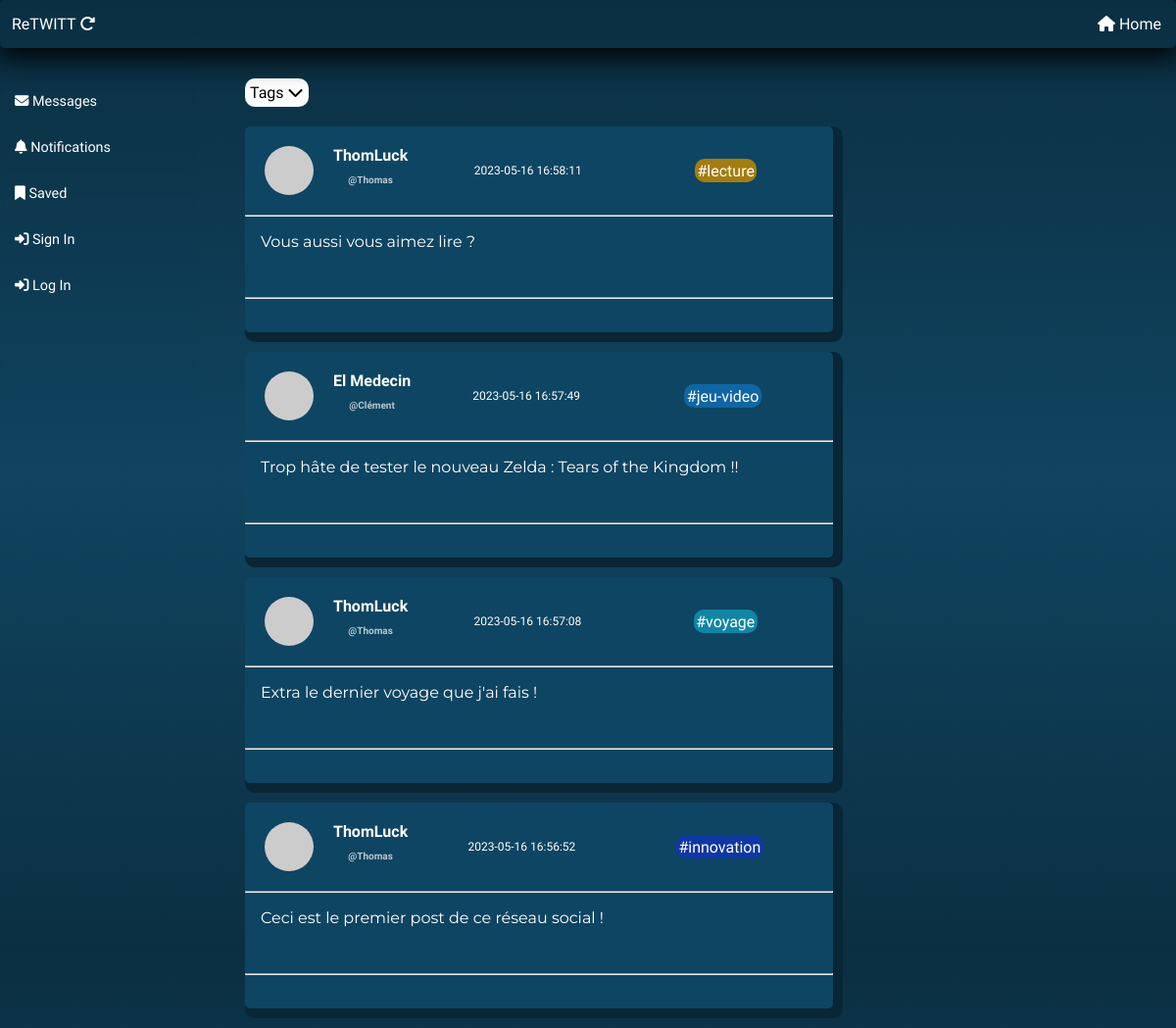
The page /search.php on the database as committed earlier.
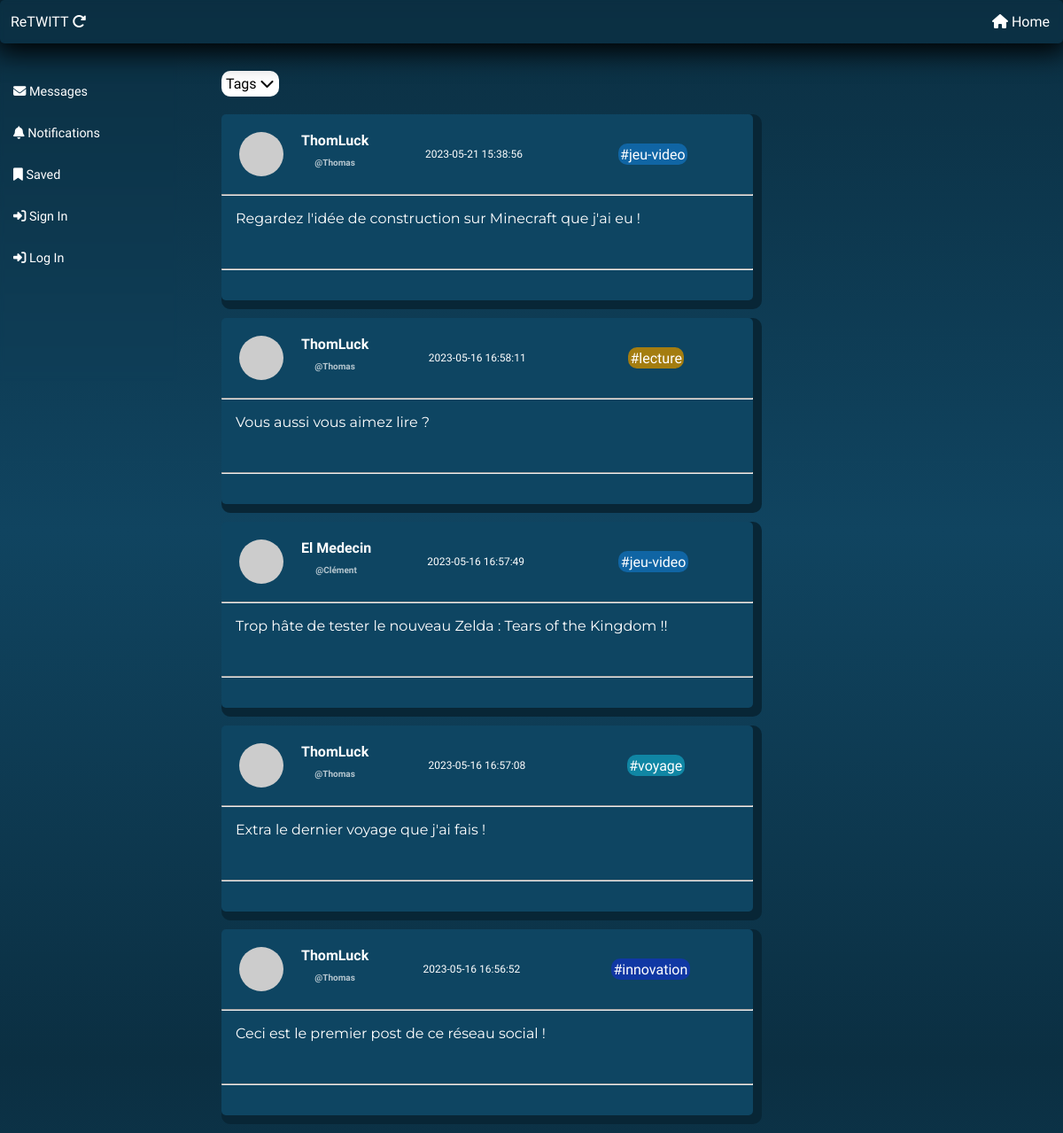
The same page on the database as committed later.
### tables this page shows
CREATE TABLE `twitts` (
  `id` int NOT NULL,
  `content` text NOT NULL,
  `media` varchar(100) NOT NULL,
  `tag` varchar(20) NOT NULL,
  `date` datetime NOT NULL DEFAULT CURRENT_TIMESTAMP,
  `userid` int NOT NULL
);

CREATE TABLE `user` (
  `user_id` int NOT NULL,
  `pseudo` varchar(100) NOT NULL,
  `nom` varchar(100) NOT NULL,
  `mail` varchar(100) NOT NULL,
  `mdp` varchar(100) NOT NULL,
  `img` text NOT NULL
);

### search.php (the view, shortened to what this page needs)
<?php
require 'database_interactions/database.php';
$requete = $database->prepare("SELECT * FROM `twitts` INNER JOIN user WHERE twitts.userid = user.user_id AND `content` LIKE '%".$_GET['search']."%' ORDER BY date DESC");
$requete->execute();
$searchTwitts = $requete->fetchAll(PDO::FETCH_ASSOC);
?>
<!DOCTYPE html>
<html lang="fr">
<head>
    <?php require "templates/style.php" ?>
</head>
<body>
    <?php require 'templates/navbars.php' ?>
    <div class="posts">
        <div class="filters">
            <div class="tags-filter filter">
                <div class="tags-menu">Tags <i class="fa-solid fa-chevron-down"></i></div>
            </div>
        </div>
        <?php foreach ($searchTwitts as $twitt) { ?>
            <div class="post <?= $twitt['tag'] ?>">
            <div class="up-post">
                <img class="twitt_user_img" src="<?= $twitt['img'] ?>" alt="Avatar">
                <div class=usernames>
                    <h4 class="userpseudo"><?= $twitt['pseudo'] ?></h4>
                    <h5 class="username">@<?= $twitt['nom'] ?></h5>
                </div>
                <div class="date-publication"><?= $twitt['date'] ?></div>
                <div class="tag <?= $twitt['tag'] ?>">#<?= $twitt['tag'] ?></div>
            </div>
            <hr>
            <div class="post-content"><?= $twitt['content'] ?></div>
            <hr>
        </div>
        <?php } ?>
    </div>
</body>
</html>

Rows that differ between the two databases and show on the page:
added twitts: userid.pseudo "ThomLuck", userid.nom "Thomas", date "2023-05-21 15:38:56", tag "jeu-video", content "Regardez l'idée de construction sur Minecraft que j'ai eu !"
